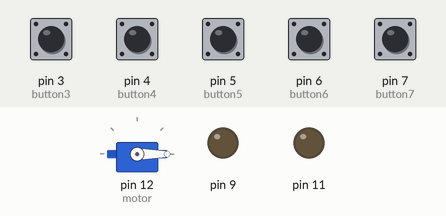
This sketch was run on a simulated Arduino Uno, built with avr-gcc and run on an emulated ATmega328P. On the bench: servo, output pins drawn as LEDs (lit = HIGH). The test bench sets the inputs (shaded band); at power-on: pin 3 (button3), pin 4 (button4), pin 5 (button5), pin 6 (button6), pin 7 (button7) LOW.

Above: at 1.8 s.
1.9 s: pin 3 (button3) pulled HIGH for 0.6 s
At 2.25 s:
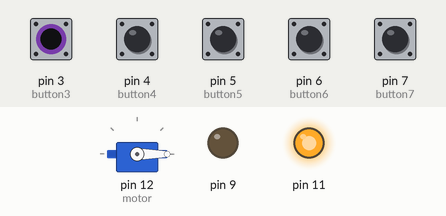
4.0 s: pin 5 (button5) pulled HIGH for 0.6 s
At 4.55 s:
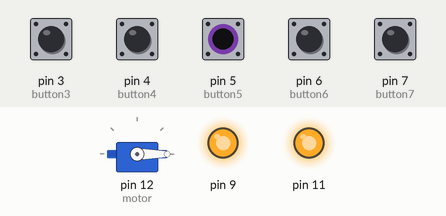
6.1 s: pin 6 (button6) pulled HIGH for 0.6 s
At 6.65 s:
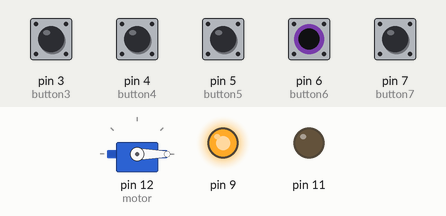
8.2 s: pin 7 (button7) pulled HIGH for 0.6 s
At 9.5 s:
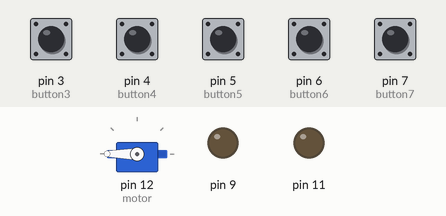
Timing chart, 0 to 11.2 s (numbered marks = the images above; inputs shaded):
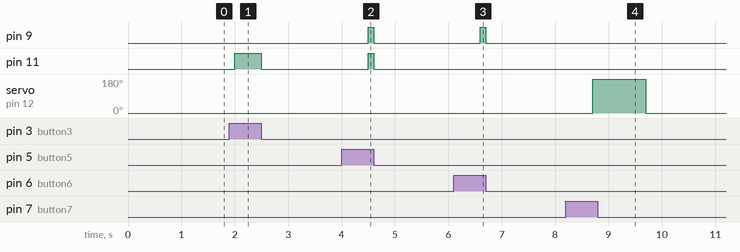

The sketch:

penugasan_rangkaian.ino
```cpp
// PROGRAMMER AL-FATIH

#include <Servo.h>

const int button3 = 3;
const int button4 = 4;
const int button5 = 5;
const int button6 = 6;
const int button7 = 7;
const int motor = 12;
int buttonState = 0;

Servo servo1;

int speed1=0,speed2=0,x=0, pwm=0;

// setup
void setup(){
  Serial.begin(9600);
  // pin input
  pinMode(button3,INPUT); // pushbutton belok kanan
  pinMode(button4,INPUT); // pushnbutton mundur
  pinMode(button5,INPUT); // pushbutton maju
  pinMode(button6,INPUT); // pushbutton belok kiri
  pinMode(button7,INPUT); // gripper 180 degree
  // pin output
  pinMode(8,OUTPUT); // DC A
  pinMode(9,OUTPUT);
  pinMode(10,OUTPUT); // DC B
  pinMode(11,OUTPUT);
  pinMode(12,OUTPUT); // micro servo (gripper)
  servo1.attach(motor);
  servo1.write(0);
}
// loop
void loop(){
  if(digitalRead(button3)== HIGH){ // pushbutton ON, DC belok kanan
    digitalWrite(8,LOW);
    digitalWrite(9,LOW);
    digitalWrite(10,LOW);
    digitalWrite(11,HIGH);
  }
  else if(digitalRead(button4)== HIGH){ // pushbutton ON, DC mundur
    digitalWrite(8,HIGH);
    digitalWrite(9,LOW);
    digitalWrite(10,HIGH);
    digitalWrite(11,LOW);
  }
  else if(digitalRead(button5) == HIGH){ // pushbutton ON, DC maju
    digitalWrite(8,LOW);
    digitalWrite(9,HIGH);
    digitalWrite(10,LOW);
    digitalWrite(11,HIGH);
  }
  else if(digitalRead(button6) == HIGH){ // pushbutton ON, DC belok kiri
    digitalWrite(8,LOW);
    digitalWrite(9,HIGH);
    digitalWrite(10,LOW);
    digitalWrite(11,LOW);
  }
  else if(digitalRead(button7) == HIGH){ // pushbutton ON, servo gripper putar 180
    servo1.write(180);
    delay(1000);
  }
  else if(digitalRead(button3) == LOW ){ // pushbutton OFF, set low semua output
    digitalWrite(8,LOW);
    digitalWrite(9,LOW);
    digitalWrite(10,LOW);
    digitalWrite(11,LOW);
    servo1.write(0);
    delay(1000);
  }
}
```

Measured:
- after the input at 1.9 s, pin 11: LOW → HIGH after 0.10 s, → LOW 0.50 s later
- after the input at 4.0 s, pin 9, pin 11: LOW → HIGH after 0.50 s, → LOW 0.10 s later
- after the input at 6.1 s, pin 9: LOW → HIGH after 0.50 s, → LOW 0.10 s later
- after the input at 8.2 s, servo on pin 12 (motor): 0° → 180° after 0.50 s, → 0° 1.0 s later
